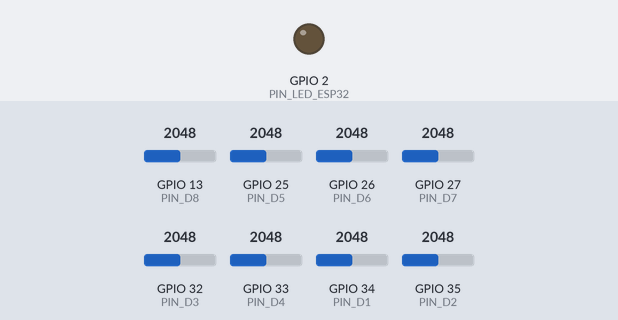
Simulated run of this sketch. Board: ESP32. On the bench: output pins drawn as LEDs (lit = HIGH). Inputs (shaded band) come from the test bench; at power-on: GPIO 13 (PIN_D8) = 2048, GPIO 25 (PIN_D5) = 2048, GPIO 26 (PIN_D6) = 2048, GPIO 27 (PIN_D7) = 2048, GPIO 32 (PIN_D3) = 2048, GPIO 33 (PIN_D4) = 2048, GPIO 34 (PIN_D1) = 2048, GPIO 35 (PIN_D2) = 2048. What the sketch prints to the serial monitor is not drawn.

Above: at 0.0 s.
At 0.6 s:
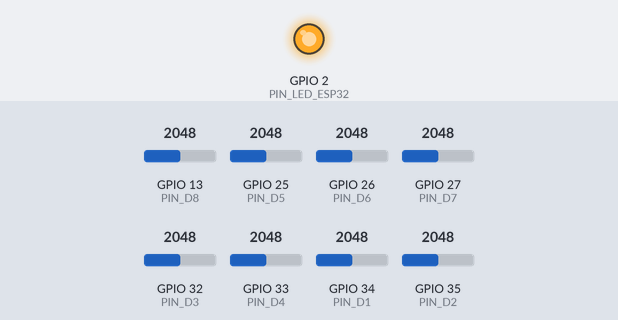
Timing chart, 0 to 21.5 s (numbered marks = the images above):
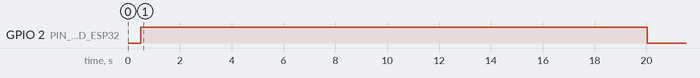

The sketch:

Modulo-QRE1113.ino
```cpp
// Dependência: QTRSensors by Pololu v4.0.0
// Repositório oficial: https://github.com/pololu/qtr-sensors-arduino

#include <QTRSensors.h>

QTRSensors moduloSensores;

const uint8_t NUM_SENSORES = 8;
const uint8_t TEMPO_CALIBRAGEM_S = 10;
uint16_t valorDosSensores[NUM_SENSORES];

// const uint8_t PIN_IR = 4;
const uint8_t PIN_D1 = 34;
const uint8_t PIN_D2 = 35;
const uint8_t PIN_D3 = 32;
const uint8_t PIN_D4 = 33;
const uint8_t PIN_D5 = 25;
const uint8_t PIN_D6 = 26;
const uint8_t PIN_D7 = 27;
const uint8_t PIN_D8 = 13;
const uint8_t PIN_LED_ESP32 = 2;

uint16_t iteracoesCalibragem() {
  const double TEMPO_ADC_S = 40e-6;
  const uint8_t AMOSTRAS = 4;
  const uint8_t LEITURAS = 10;
  const double TEMPO_POR_ITERACAO_S = TEMPO_ADC_S * AMOSTRAS * NUM_SENSORES * LEITURAS;

  if (TEMPO_CALIBRAGEM_S == 0) {
    return 1;
  } else {
    return static_cast<uint16_t>(TEMPO_CALIBRAGEM_S / TEMPO_POR_ITERACAO_S);
  }
}

void setup() {
  // Configuração dos sensores
  moduloSensores.setTypeAnalog();
  moduloSensores.setSensorPins((const uint8_t[]){ PIN_D8, PIN_D7, PIN_D6, PIN_D5, PIN_D4, PIN_D3, PIN_D2, PIN_D1 }, NUM_SENSORES);
  // moduloSensores.setEmitterPin(PIN_IR);

  // Calibragem
  delay(500);
  pinMode(PIN_LED_ESP32, OUTPUT);
  digitalWrite(PIN_LED_ESP32, HIGH);

  for (uint16_t i = 0; i < iteracoesCalibragem(); i++) {
    moduloSensores.calibrate();
  }

  digitalWrite(PIN_LED_ESP32, LOW);

  Serial.begin(115200);
  Serial.println("Valores mínimos e máximos medidos durante a calibragem:");

  for (uint8_t i = 0; i < NUM_SENSORES; i++) {
    Serial.print(moduloSensores.calibrationOn.minimum[i]);
    Serial.print(' ');
  }
  Serial.println();

  for (uint8_t i = 0; i < NUM_SENSORES; i++) {
    Serial.print(moduloSensores.calibrationOn.maximum[i]);
    Serial.print(' ');
  }
  Serial.println();
  Serial.println();
  delay(1000);
}

void loop() {
  uint16_t posicao = moduloSensores.readLineWhite(valorDosSensores);

  // Printa o valor dos sensores (0 é o máximo de refletância e 1000 o
  // mínimo) e na última coluna a posição da linha.
  for (uint8_t i = 0; i < NUM_SENSORES; i++) {
    Serial.print(valorDosSensores[i]);
    Serial.print('\t');
  }
  Serial.println(posicao);

  // delay(100);
}
```
